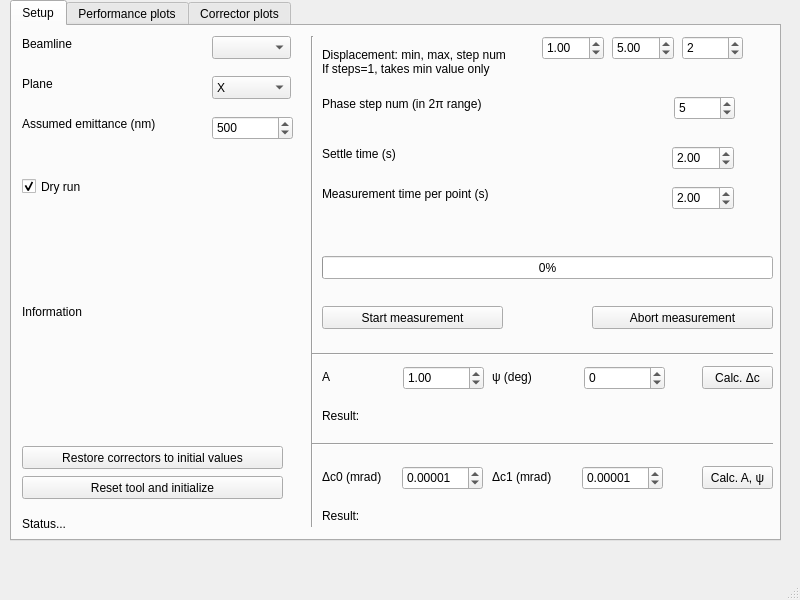
<?xml version="1.0" encoding="UTF-8"?>
<ui version="4.0">
 <class>MainWindow</class>
 <widget class="QMainWindow" name="MainWindow">
  <property name="geometry">
   <rect>
    <x>0</x>
    <y>0</y>
    <width>800</width>
    <height>600</height>
   </rect>
  </property>
  <property name="windowTitle">
   <string>MainWindow</string>
  </property>
  <widget class="QWidget" name="centralwidget">
   <widget class="QTabWidget" name="tabWidget">
    <property name="geometry">
     <rect>
      <x>10</x>
      <y>0</y>
      <width>771</width>
      <height>541</height>
     </rect>
    </property>
    <property name="currentIndex">
     <number>0</number>
    </property>
    <widget class="QWidget" name="tab">
     <attribute name="title">
      <string>Setup</string>
     </attribute>
     <widget class="QComboBox" name="BeamlineSelect">
      <property name="geometry">
       <rect>
        <x>200</x>
        <y>10</y>
        <width>79</width>
        <height>23</height>
       </rect>
      </property>
     </widget>
     <widget class="QLabel" name="label">
      <property name="geometry">
       <rect>
        <x>10</x>
        <y>10</y>
        <width>131</width>
        <height>16</height>
       </rect>
      </property>
      <property name="text">
       <string>Beamline</string>
      </property>
     </widget>
     <widget class="QLabel" name="label_2">
      <property name="geometry">
       <rect>
        <x>10</x>
        <y>50</y>
        <width>131</width>
        <height>16</height>
       </rect>
      </property>
      <property name="text">
       <string>Plane</string>
      </property>
     </widget>
     <widget class="QComboBox" name="PlaneSelect">
      <property name="geometry">
       <rect>
        <x>200</x>
        <y>50</y>
        <width>79</width>
        <height>23</height>
       </rect>
      </property>
      <item>
       <property name="text">
        <string>X</string>
       </property>
      </item>
      <item>
       <property name="text">
        <string>Y</string>
       </property>
      </item>
     </widget>
     <widget class="QLabel" name="InformationLabel">
      <property name="geometry">
       <rect>
        <x>10</x>
        <y>180</y>
        <width>281</width>
        <height>211</height>
       </rect>
      </property>
      <property name="text">
       <string>Information</string>
      </property>
     </widget>
     <widget class="QPushButton" name="ResetButton">
      <property name="geometry">
       <rect>
        <x>10</x>
        <y>450</y>
        <width>261</width>
        <height>23</height>
       </rect>
      </property>
      <property name="text">
       <string>Reset tool and initialize</string>
      </property>
     </widget>
     <widget class="QCheckBox" name="DryRunCheck">
      <property name="geometry">
       <rect>
        <x>10</x>
        <y>150</y>
        <width>85</width>
        <height>21</height>
       </rect>
      </property>
      <property name="text">
       <string>Dry run</string>
      </property>
      <property name="checkable">
       <bool>true</bool>
      </property>
      <property name="checked">
       <bool>true</bool>
      </property>
     </widget>
     <widget class="Line" name="line">
      <property name="geometry">
       <rect>
        <x>290</x>
        <y>10</y>
        <width>20</width>
        <height>491</height>
       </rect>
      </property>
      <property name="orientation">
       <enum>Qt::Vertical</enum>
      </property>
     </widget>
     <widget class="QLabel" name="StatusLabel">
      <property name="geometry">
       <rect>
        <x>10</x>
        <y>490</y>
        <width>271</width>
        <height>16</height>
       </rect>
      </property>
      <property name="text">
       <string>Status...</string>
      </property>
     </widget>
     <widget class="QSpinBox" name="emit_norm_nm">
      <property name="geometry">
       <rect>
        <x>200</x>
        <y>90</y>
        <width>81</width>
        <height>24</height>
       </rect>
      </property>
      <property name="minimum">
       <number>1</number>
      </property>
      <property name="maximum">
       <number>1000</number>
      </property>
      <property name="value">
       <number>500</number>
      </property>
     </widget>
     <widget class="QLabel" name="label_3">
      <property name="geometry">
       <rect>
        <x>10</x>
        <y>90</y>
        <width>171</width>
        <height>16</height>
       </rect>
      </property>
      <property name="text">
       <string>Assumed emittance (nm)</string>
      </property>
     </widget>
     <widget class="QLabel" name="label_4">
      <property name="geometry">
       <rect>
        <x>310</x>
        <y>10</y>
        <width>221</width>
        <height>51</height>
       </rect>
      </property>
      <property name="text">
       <string>Displacement: min, max, step num
If steps=1, takes min value only</string>
      </property>
     </widget>
     <widget class="QDoubleSpinBox" name="A_min">
      <property name="geometry">
       <rect>
        <x>530</x>
        <y>10</y>
        <width>62</width>
        <height>24</height>
       </rect>
      </property>
      <property name="maximum">
       <double>999.990000000000009</double>
      </property>
      <property name="singleStep">
       <double>0.010000000000000</double>
      </property>
      <property name="value">
       <double>1.000000000000000</double>
      </property>
     </widget>
     <widget class="QDoubleSpinBox" name="A_max">
      <property name="geometry">
       <rect>
        <x>600</x>
        <y>10</y>
        <width>62</width>
        <height>24</height>
       </rect>
      </property>
      <property name="maximum">
       <double>999.990000000000009</double>
      </property>
      <property name="value">
       <double>5.000000000000000</double>
      </property>
     </widget>
     <widget class="QSpinBox" name="A_steps">
      <property name="geometry">
       <rect>
        <x>670</x>
        <y>10</y>
        <width>61</width>
        <height>24</height>
       </rect>
      </property>
      <property name="minimum">
       <number>1</number>
      </property>
      <property name="value">
       <number>2</number>
      </property>
     </widget>
     <widget class="QLabel" name="label_5">
      <property name="geometry">
       <rect>
        <x>310</x>
        <y>70</y>
        <width>201</width>
        <height>16</height>
       </rect>
      </property>
      <property name="text">
       <string>Phase step num (in 2π range)</string>
      </property>
     </widget>
     <widget class="QSpinBox" name="Phi_steps">
      <property name="geometry">
       <rect>
        <x>662</x>
        <y>70</y>
        <width>61</width>
        <height>24</height>
       </rect>
      </property>
      <property name="minimum">
       <number>2</number>
      </property>
      <property name="value">
       <number>5</number>
      </property>
     </widget>
     <widget class="QPushButton" name="StartMeasurementButton">
      <property name="geometry">
       <rect>
        <x>310</x>
        <y>280</y>
        <width>181</width>
        <height>23</height>
       </rect>
      </property>
      <property name="text">
       <string>Start measurement</string>
      </property>
     </widget>
     <widget class="Line" name="line_2">
      <property name="geometry">
       <rect>
        <x>300</x>
        <y>320</y>
        <width>461</width>
        <height>16</height>
       </rect>
      </property>
      <property name="orientation">
       <enum>Qt::Horizontal</enum>
      </property>
     </widget>
     <widget class="QLabel" name="label_6">
      <property name="geometry">
       <rect>
        <x>310</x>
        <y>120</y>
        <width>211</width>
        <height>16</height>
       </rect>
      </property>
      <property name="text">
       <string>Settle time (s)</string>
      </property>
     </widget>
     <widget class="QDoubleSpinBox" name="SettleTime">
      <property name="geometry">
       <rect>
        <x>660</x>
        <y>120</y>
        <width>62</width>
        <height>24</height>
       </rect>
      </property>
      <property name="minimum">
       <double>1.000000000000000</double>
      </property>
      <property name="value">
       <double>2.000000000000000</double>
      </property>
     </widget>
     <widget class="QLabel" name="label_7">
      <property name="geometry">
       <rect>
        <x>310</x>
        <y>160</y>
        <width>211</width>
        <height>16</height>
       </rect>
      </property>
      <property name="text">
       <string>Measurement time per point (s)</string>
      </property>
     </widget>
     <widget class="QDoubleSpinBox" name="MeasurementTime">
      <property name="geometry">
       <rect>
        <x>660</x>
        <y>160</y>
        <width>62</width>
        <height>24</height>
       </rect>
      </property>
      <property name="minimum">
       <double>1.000000000000000</double>
      </property>
      <property name="value">
       <double>2.000000000000000</double>
      </property>
     </widget>
     <widget class="QDoubleSpinBox" name="A_calc">
      <property name="geometry">
       <rect>
        <x>391</x>
        <y>340</y>
        <width>81</width>
        <height>24</height>
       </rect>
      </property>
      <property name="value">
       <double>1.000000000000000</double>
      </property>
     </widget>
     <widget class="QLabel" name="label_8">
      <property name="geometry">
       <rect>
        <x>310</x>
        <y>340</y>
        <width>57</width>
        <height>21</height>
       </rect>
      </property>
      <property name="text">
       <string>A</string>
      </property>
     </widget>
     <widget class="QLabel" name="label_9">
      <property name="geometry">
       <rect>
        <x>480</x>
        <y>340</y>
        <width>57</width>
        <height>21</height>
       </rect>
      </property>
      <property name="text">
       <string>ψ (deg)</string>
      </property>
     </widget>
     <widget class="QSpinBox" name="Phi_calc">
      <property name="geometry">
       <rect>
        <x>572</x>
        <y>340</y>
        <width>81</width>
        <height>24</height>
       </rect>
      </property>
      <property name="minimum">
       <number>-180</number>
      </property>
      <property name="maximum">
       <number>179</number>
      </property>
     </widget>
     <widget class="QPushButton" name="CalcCorrAnglesButton">
      <property name="geometry">
       <rect>
        <x>690</x>
        <y>340</y>
        <width>71</width>
        <height>23</height>
       </rect>
      </property>
      <property name="text">
       <string>Calc. Δc</string>
      </property>
     </widget>
     <widget class="QPushButton" name="RestoreCorrectorsButton">
      <property name="geometry">
       <rect>
        <x>10</x>
        <y>420</y>
        <width>261</width>
        <height>23</height>
       </rect>
      </property>
      <property name="text">
       <string>Restore correctors to initial values</string>
      </property>
     </widget>
     <widget class="QLabel" name="CorrAngleResult">
      <property name="geometry">
       <rect>
        <x>310</x>
        <y>380</y>
        <width>441</width>
        <height>20</height>
       </rect>
      </property>
      <property name="text">
       <string>Result:</string>
      </property>
     </widget>
     <widget class="Line" name="line_3">
      <property name="geometry">
       <rect>
        <x>300</x>
        <y>410</y>
        <width>461</width>
        <height>16</height>
       </rect>
      </property>
      <property name="orientation">
       <enum>Qt::Horizontal</enum>
      </property>
     </widget>
     <widget class="QDoubleSpinBox" name="C0_calc">
      <property name="geometry">
       <rect>
        <x>390</x>
        <y>440</y>
        <width>81</width>
        <height>24</height>
       </rect>
      </property>
      <property name="decimals">
       <number>5</number>
      </property>
      <property name="minimum">
       <double>-99.989999999999995</double>
      </property>
      <property name="value">
       <double>0.000010000000000</double>
      </property>
     </widget>
     <widget class="QPushButton" name="CalcAPhiButton">
      <property name="geometry">
       <rect>
        <x>690</x>
        <y>440</y>
        <width>71</width>
        <height>23</height>
       </rect>
      </property>
      <property name="text">
       <string>Calc. A, ψ</string>
      </property>
     </widget>
     <widget class="QLabel" name="label_11">
      <property name="geometry">
       <rect>
        <x>310</x>
        <y>440</y>
        <width>71</width>
        <height>21</height>
       </rect>
      </property>
      <property name="text">
       <string>Δc0 (mrad)</string>
      </property>
     </widget>
     <widget class="QLabel" name="label_12">
      <property name="geometry">
       <rect>
        <x>480</x>
        <y>440</y>
        <width>71</width>
        <height>21</height>
       </rect>
      </property>
      <property name="text">
       <string>Δc1 (mrad)</string>
      </property>
     </widget>
     <widget class="QDoubleSpinBox" name="C1_calc">
      <property name="geometry">
       <rect>
        <x>570</x>
        <y>440</y>
        <width>81</width>
        <height>24</height>
       </rect>
      </property>
      <property name="decimals">
       <number>5</number>
      </property>
      <property name="minimum">
       <double>-99.989999999999995</double>
      </property>
      <property name="value">
       <double>0.000010000000000</double>
      </property>
     </widget>
     <widget class="QLabel" name="A_Phi_Result">
      <property name="geometry">
       <rect>
        <x>310</x>
        <y>480</y>
        <width>441</width>
        <height>20</height>
       </rect>
      </property>
      <property name="text">
       <string>Result:</string>
      </property>
     </widget>
     <widget class="QPushButton" name="AbortMeasurementButton">
      <property name="geometry">
       <rect>
        <x>580</x>
        <y>280</y>
        <width>181</width>
        <height>23</height>
       </rect>
      </property>
      <property name="text">
       <string>Abort measurement</string>
      </property>
     </widget>
     <widget class="QProgressBar" name="progressBar">
      <property name="geometry">
       <rect>
        <x>310</x>
        <y>230</y>
        <width>451</width>
        <height>23</height>
       </rect>
      </property>
      <property name="value">
       <number>0</number>
      </property>
     </widget>
    </widget>
    <widget class="QWidget" name="tab_2">
     <attribute name="title">
      <string>Performance plots</string>
     </attribute>
     <widget class="QWidget" name="gridLayoutWidget_2">
      <property name="geometry">
       <rect>
        <x>10</x>
        <y>10</y>
        <width>751</width>
        <height>491</height>
       </rect>
      </property>
      <layout class="QGridLayout" name="PerformanceLayout"/>
     </widget>
    </widget>
    <widget class="QWidget" name="tab_3">
     <attribute name="title">
      <string>Corrector plots</string>
     </attribute>
     <widget class="QWidget" name="gridLayoutWidget">
      <property name="geometry">
       <rect>
        <x>10</x>
        <y>10</y>
        <width>751</width>
        <height>451</height>
       </rect>
      </property>
      <layout class="QGridLayout" name="OrbitLayout"/>
     </widget>
    </widget>
   </widget>
  </widget>
  <widget class="QMenuBar" name="menubar">
   <property name="geometry">
    <rect>
     <x>0</x>
     <y>0</y>
     <width>800</width>
     <height>20</height>
    </rect>
   </property>
  </widget>
  <widget class="QStatusBar" name="statusbar"/>
 </widget>
 <resources/>
 <connections/>
</ui>
